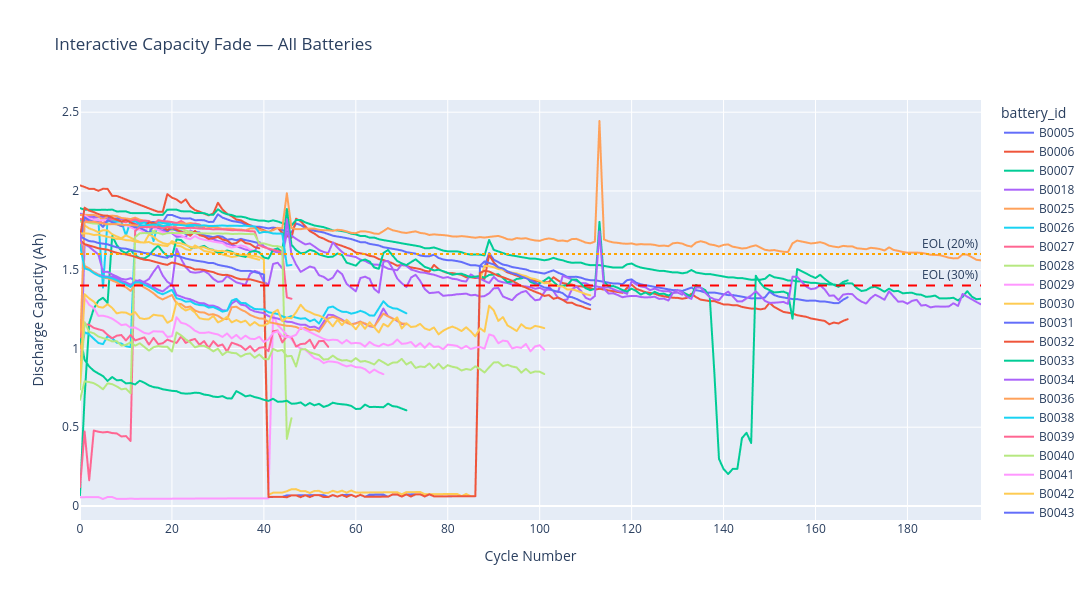

Notebook source saved alongside this figure:
### Markdown cell above
## 7. Interactive Capacity Fade (Plotly)

Hover-enabled capacity fade curves for all batteries with temperature coloring.

### Code cell
fig_cap = px.line(
    cap_df, x="cycle_number", y="Capacity",
    color="battery_id", line_group="battery_id",
    hover_data=["ambient_temperature", "SoH"],
    title="Interactive Capacity Fade — All Batteries",
    labels={"cycle_number": "Cycle Number", "Capacity": "Discharge Capacity (Ah)"},
)
fig_cap.add_hline(y=1.4, line_dash="dash", line_color="red", annotation_text="EOL (30%)")
fig_cap.add_hline(y=1.6, line_dash="dot", line_color="orange", annotation_text="EOL (20%)")
fig_cap.update_layout(width=1100, height=600)
fig_cap.write_html(str(FIGURES_DIR / "capacity_fade_interactive.html"))
fig_cap.show()
